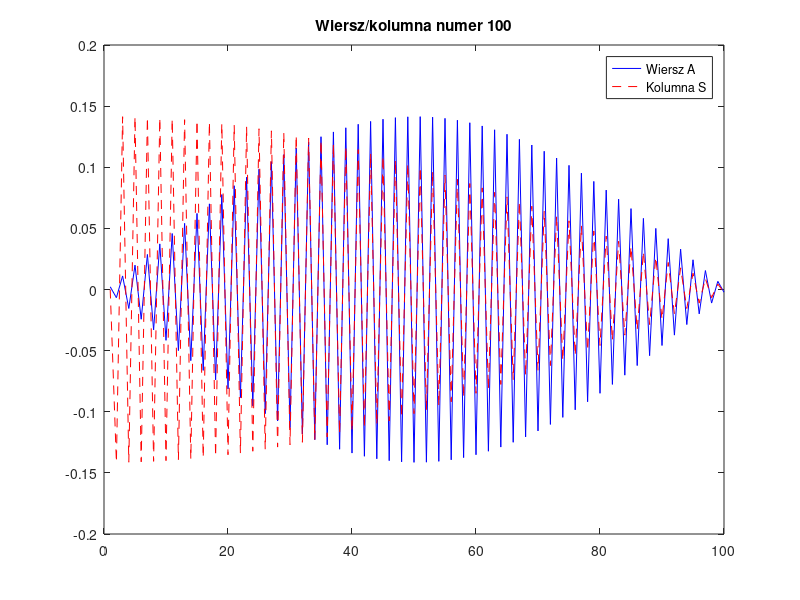
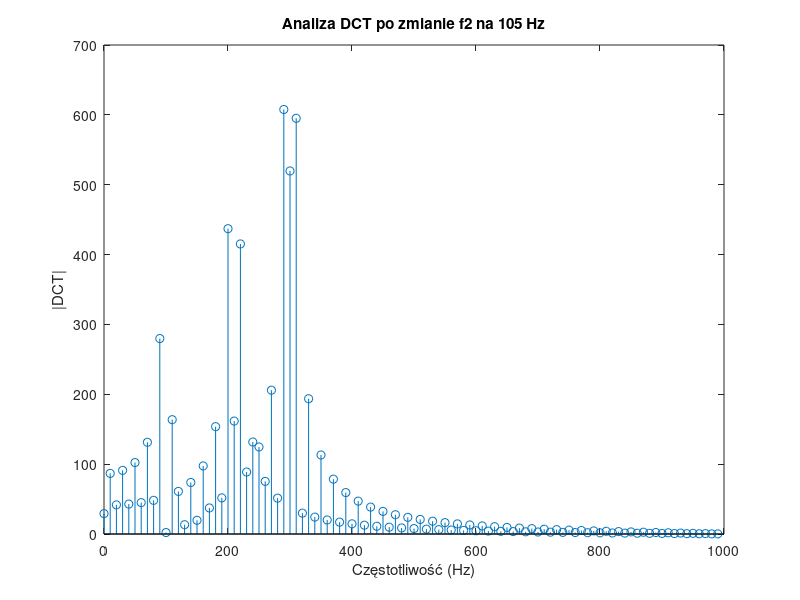
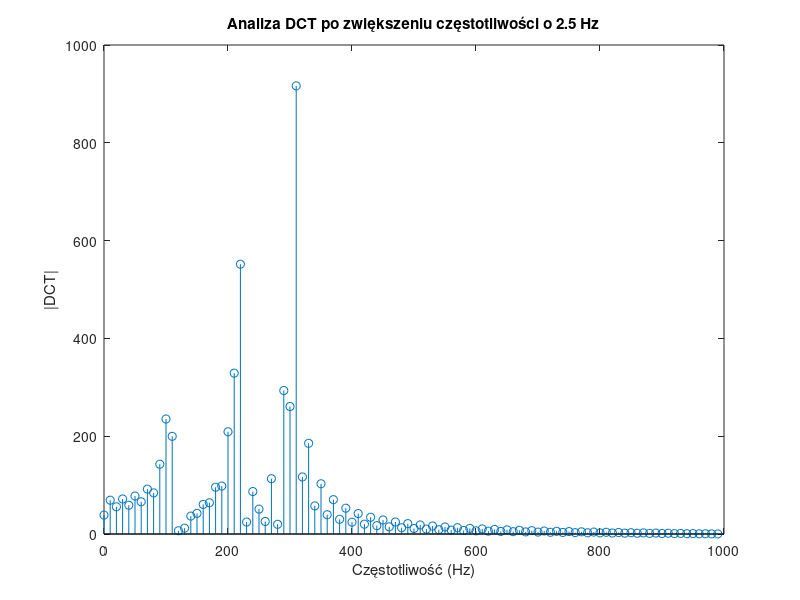

These charts were generated, in order, by the following MATLAB code:
clear all; close all; clc;

N = 100;
fs = 1000;
t = (0:N-1)/fs;
f1 = 50; 
f2 = 105;
f3 = 150;

A1 = 50;
A2 = 100; 
A3 = 150;

x = A1*sin(2*pi*f1*t) + A2*sin(2*pi*f2*t) + A3*sin(2*pi*f3*t);

%DCT i IDCT
A = zeros(N);
S = zeros(N);
for k = 0:N-1
    for n = 0:N-1
        if k == 0
            A(k+1,n+1) = sqrt(1/N); %k=0 cos=1
        else
            A(k+1,n+1) = sqrt(2/N) * cos(pi*k*(2*n+1)/(2*N));
            S(k+1,n+1) = A(k+1,n+1); % Macierz S to transpozycja macierzy A w przypadku DCT-II
        end
    end
end
figure;
for k = 1:N
    plot(A(k,:), 'b'); hold on;
    plot(S(:,k), 'r--'); hold off;
    legend('Wiersz A', 'Kolumna S');
    title(['Wiersz/kolumna numer ', num2str(k)]);
    pause(0.1);
end
%A = dct(eye(N));
%S = idct(eye(N));
%an
y = A*x',
%re
xr = S*y;

f = (0:N-1)*fs/N;

figure; stem(f, abs(y)); title('Analiza DCT po zmianie f2 na 105 Hz');
xlabel('Częstotliwość (Hz)'); ylabel('|DCT|');

disp('Czy rekonstrukcja jest perfekcyjna po zmianie f2 na 105 Hz?');
disp(norm(xr' - x) < 1e-10);
%cz 2
f1 = f1 + 2.5;
f2 = f2 + 2.5;
f3 = f3 + 2.5;

x = A1*sin(2*pi*f1*t) + A2*sin(2*pi*f2*t) + A3*sin(2*pi*f3*t);

%an
y = A*x';
%re
xr = S*y;

figure; stem(f, abs(y)); title('Analiza DCT po zwiększeniu częstotliwości o 2.5 Hz');
xlabel('Częstotliwość (Hz)'); ylabel('|DCT|');

disp('Czy rekonstrukcja jest perfekcyjna po zwiększeniu wszystkich częstotliwości o 2.5 Hz?');
disp(norm(xr' - x) < 1e-10);

%plot(y);